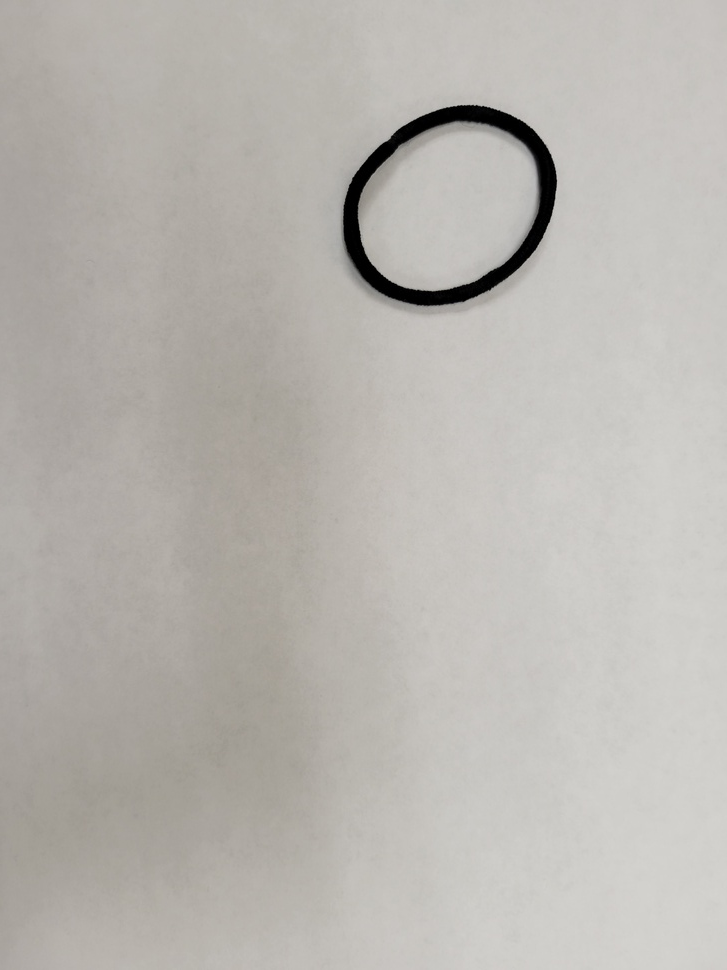
#> input picture imgs/ponytail_1.jpg, 727 x 970 px, shrunk from 3024 x 4032 before the run, given in place of the camera
$ python find_rings_edge_beta.py
#> lines starting #> are read from the running program, lines starting #| are printed output that depends on the picture; after the words box and inside, x2 and y2 are one past the last pixel; in counts of white or black regions, pixels touching at a corner belong together


import numpy as np
import cv2 as cv
#Resources:
#https://docs.opencv.org/master/d7/d4d/tutorial_py_thresholding.html
#https://docs.opencv.org/4.x/d8/d23/classcv_1_1Moments.html


webcam = cv.VideoCapture(0)


def nothing(x):
    pass


def contours():
    #img_name = f"imgs/ponytail_1.jpg"
    key = ord("r")
    #cv.namedWindow('controls')
    #cv.createTrackbar("lower", 'controls', 0, 225, nothing)
    #cv.createTrackbar("upper", 'controls', 0, 225, nothing)
    while key != ord("s"):
        still = webcam.read()
        og_img = still[1].copy()
#> og_img is the input picture: shape (970, 727, 3); mean B, G, R 176.5, 181.6, 184.8
        #Convert to grayscale
        img = cv.cvtColor(still[1], cv.COLOR_BGR2GRAY)

        #Gaussian Blur
        img = cv.GaussianBlur(img, (7,7), 0)
        # lower = int(cv.getTrackbarPos('lower', 'controls'))
        # upper = int(cv.getTrackbarPos('upper', 'controls'))

        lower = 66
        upper = 185

        img = cv.Canny(img, lower, upper)
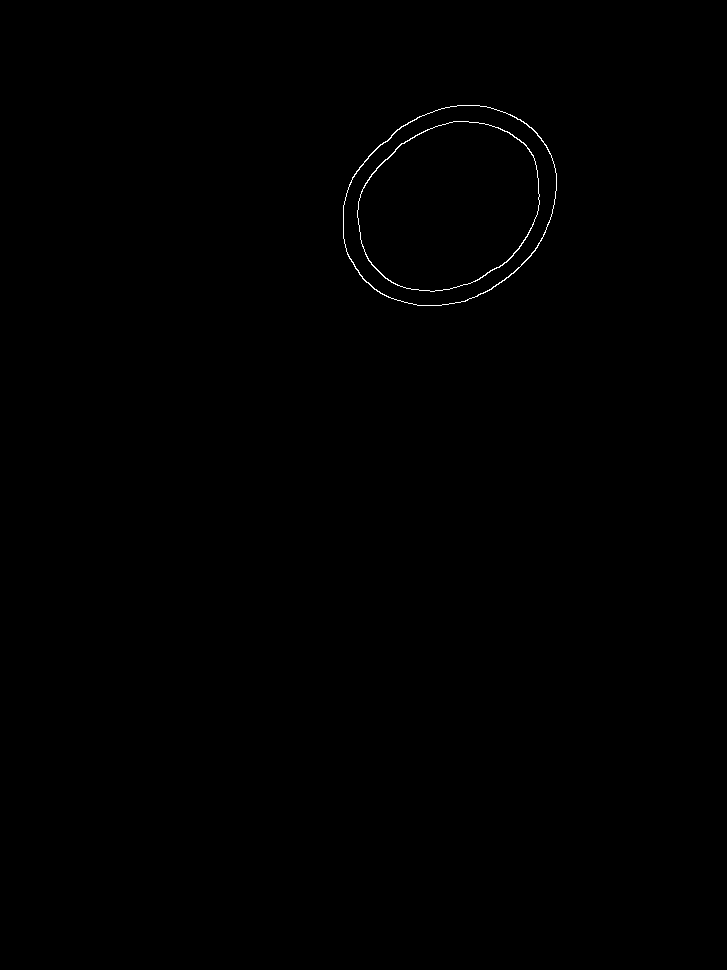
#> img: shape (970, 727); 0.2% white in thin lines or dots, all inside (x1, y1, x2, y2) = (343, 105, 557, 306)
        contours, hierarchy = cv.findContours(img, cv.RETR_TREE, cv.CHAIN_APPROX_SIMPLE)
#> contours = 4 contours; box (x1, y1, x2, y2) and area: (343, 105, 557, 306) 32936, (343, 105, 557, 306) 32758, (357, 121, 540, 292) 23822, (357, 121, 540, 292) 23670

        #Get biggest contour, taken directly from below:
        #https://stackoverflow.com/questions/44588279/find-and-draw-the-largest-contour-in-opencv-on-a-specific-color-python
        areas = [cv.contourArea(c) for c in contours]
#> areas = [32935.5, 32758, 23821.5, 23670.5]
        max_index = np.argmax(areas)
#> max_index = 0
        single_contour=contours[max_index]
#> single_contour = contour of 278 points, box (x1, y1, x2, y2) (343, 105, 557, 306), area 32936

        #Taken directly from here: https://pyimagesearch.com/2016/02/01/opencv-center-of-contour/
        moments = cv.moments(single_contour)
#> moments = moments, m00 32935.5, centre m10/m00, m01/m00 = (449.2, 205.3)
        center_point_x = int(moments["m10"]/moments["m00"])
#> center_point_x = 449
        center_point_y = int(moments["m01"]/moments["m00"])
#> center_point_y = 205
        area_of_contour = cv.contourArea(single_contour)
#> area_of_contour = 32935.5

        cv.drawContours(og_img, [single_contour], -1, (255, 0, 0), 3)
        cv.circle(og_img, (center_point_x, center_point_y), 2, (255, 255, 255), -1)
#> og_img: shape (970, 727, 3); mean B, G, R 177.1, 181.2, 184.4
        #https://www.geeksforgeeks.org/python-opencv-cv2-puttext-method/
        cv.putText(og_img, str(area_of_contour), (center_point_x, center_point_y), cv.FONT_HERSHEY_SIMPLEX, 1, (255, 255, 0), 2, cv.LINE_AA)
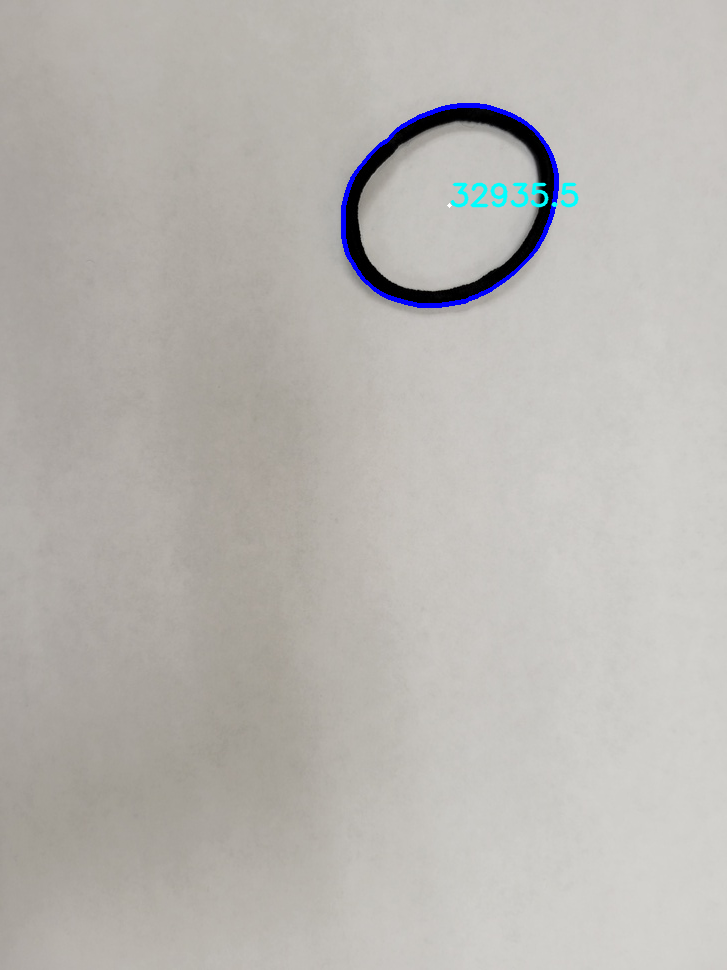
#> og_img: shape (970, 727, 3); mean B, G, R 177.3, 181.4, 184.1
        img = og_img

        cv.imshow("Image", img)
        key = cv.waitKey(5)
#> (key Esc is pressed here)

contours()
#Could improve this by grabbing area for the contours and going from there


# image = cv2.putText(image, 'OpenCV', org, font,
#                    fontScale, color, thickness, cv2.LINE_AA)

$ run again, on imgs/ponytail_2.jpg
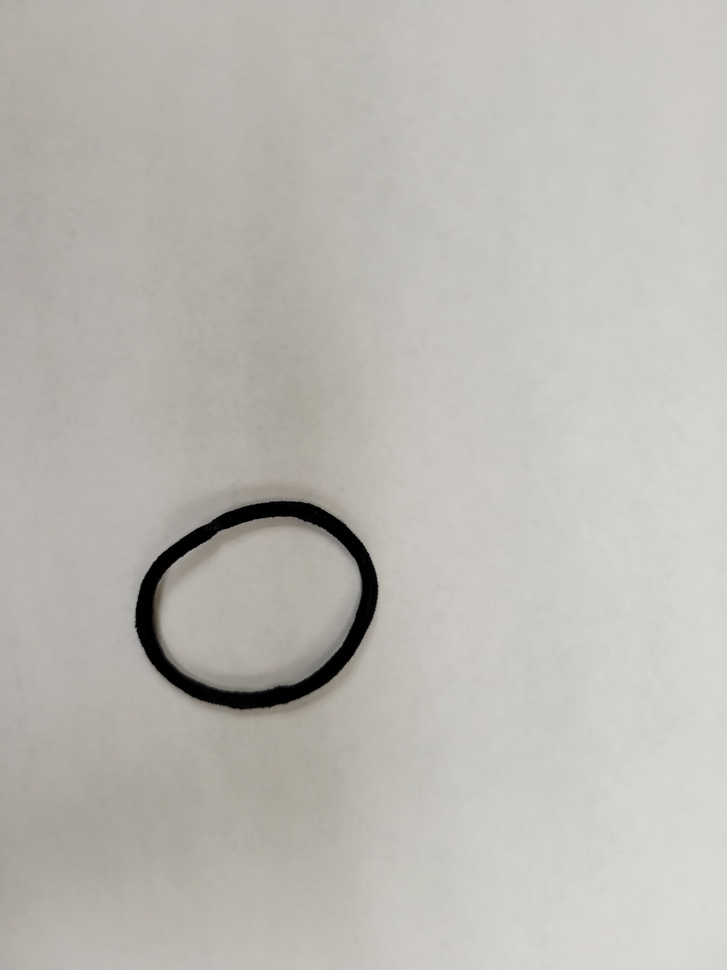
#> input picture imgs/ponytail_2.jpg, 727 x 970 px, shrunk from 3024 x 4032 before the run, given in place of the camera
#> in contours, og_img is the input picture: shape (970, 727, 3); mean B, G, R 179.6, 184.9, 187.6
#> in contours, `img = cv.Canny(img, lower, upper)`:
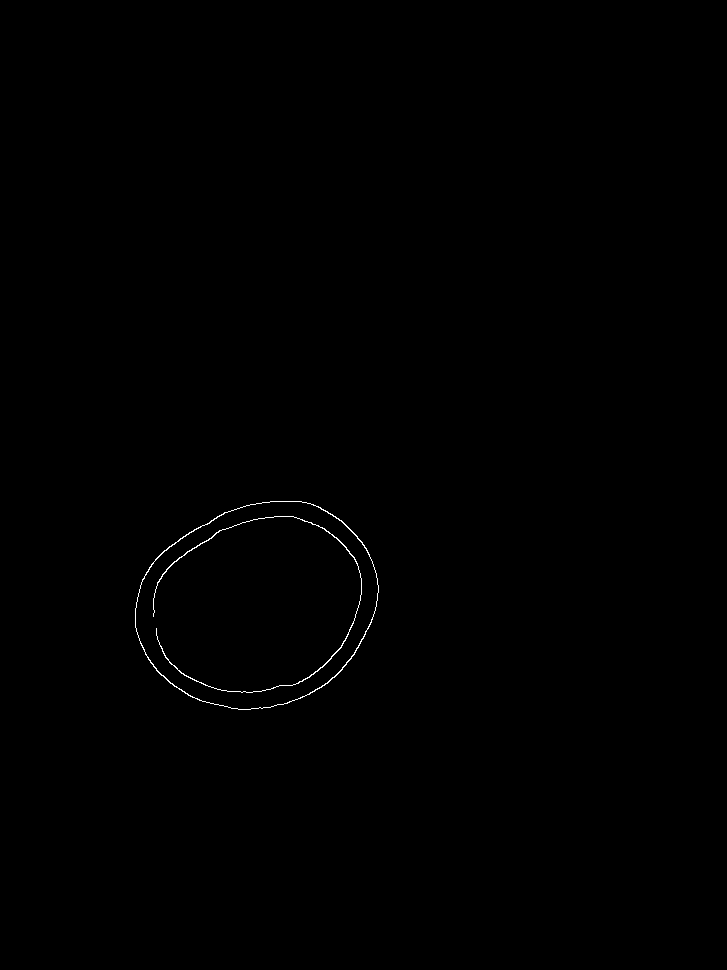
#> img: shape (970, 727); 0.22% white in thin lines or dots, all inside (x1, y1, x2, y2) = (135, 501, 379, 710)
#> contours = 3 contours; box (x1, y1, x2, y2) and area: (135, 501, 379, 710) 38642, (135, 501, 379, 710) 38443, (153, 516, 362, 693) 158
#> areas = [38642, 38443, 158.5]
#> max_index = 0
#> single_contour = contour of 328 points, box (x1, y1, x2, y2) (135, 501, 379, 710), area 38642
#> moments = moments, m00 38642, centre m10/m00, m01/m00 = (257.5, 604.9)
#> center_point_x = 257
#> center_point_y = 604
#> area_of_contour = 38642
#> in contours, `cv.putText(og_img, str(area_of_contour), (center_point_x, center_point..`:
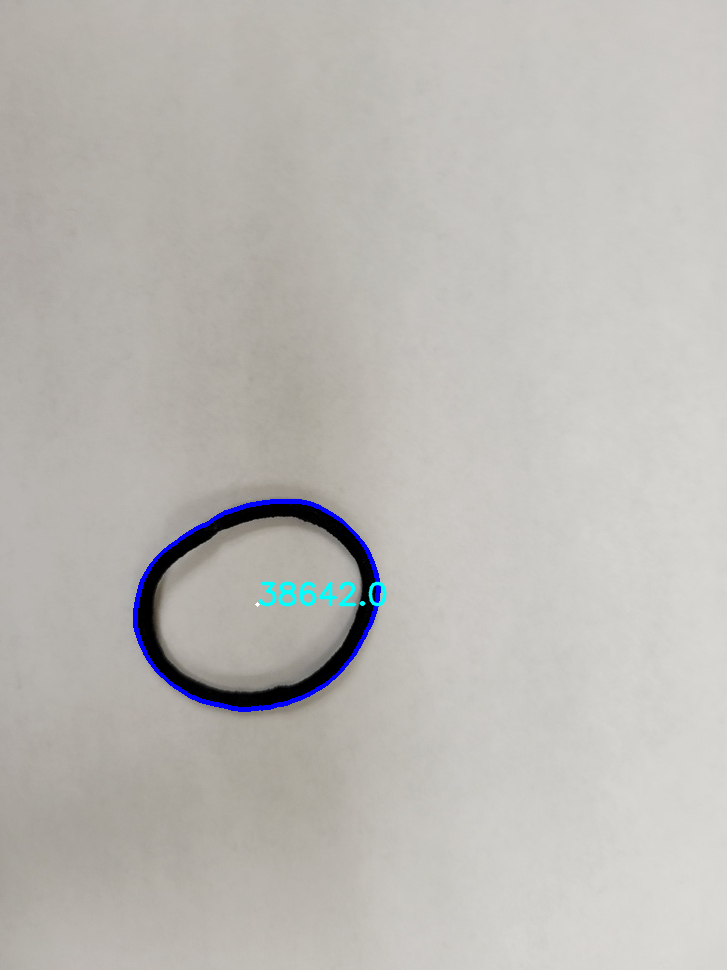
#> og_img: shape (970, 727, 3); mean B, G, R 180.6, 184.8, 187

$ run again, on imgs/ponytail_3.jpg
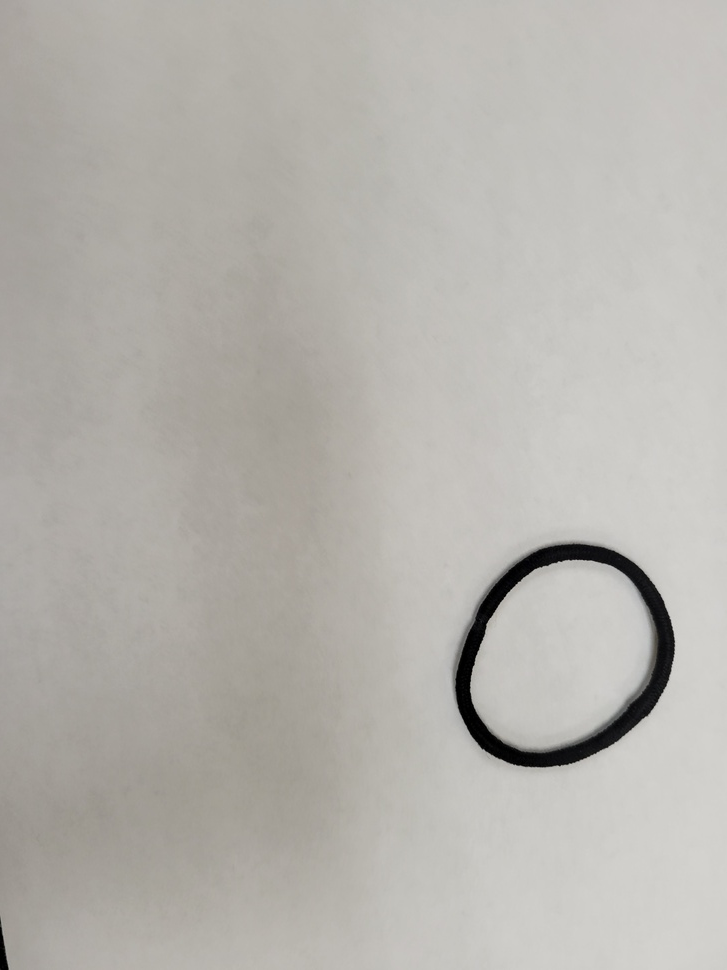
#> input picture imgs/ponytail_3.jpg, 727 x 970 px, shrunk from 3024 x 4032 before the run, given in place of the camera
#> in contours, og_img is the input picture: shape (970, 727, 3); mean B, G, R 173.6, 179, 181.5
#> in contours, `img = cv.Canny(img, lower, upper)`:
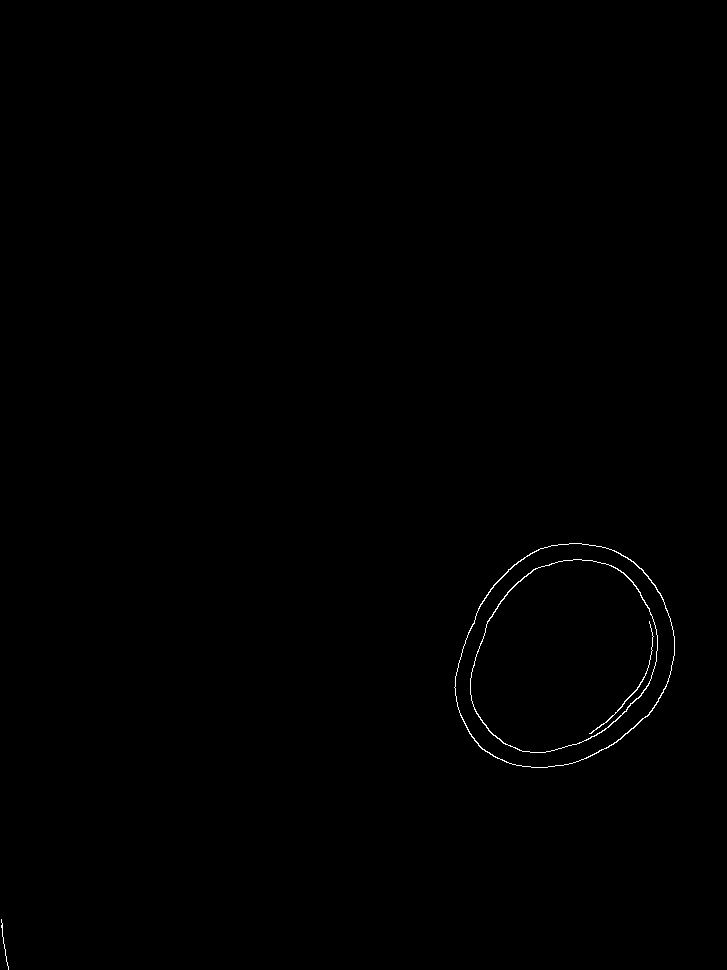
#> img: shape (970, 727); 0.25% white in thin lines or dots, all inside (x1, y1, x2, y2) = (1, 543, 675, 970)
#> contours = 6 contours, 1 with area under 20; largest, box (x1, y1, x2, y2) and area: (454, 543, 675, 768) 37565, (454, 543, 675, 768) 37372, (470, 559, 658, 753) 27272, (470, 559, 658, 753) 27105, (589, 621, 654, 734) 44
#> areas = [3, 37565, 37372, 27271.5, 27105, 44.5]
#> max_index = 1
#> single_contour = contour of 328 points, box (x1, y1, x2, y2) (454, 543, 675, 768), area 37565
#> moments = moments, m00 37565, centre m10/m00, m01/m00 = (563.8, 656.4)
#> center_point_x = 563
#> center_point_y = 656
#> area_of_contour = 37565
#> in contours, `cv.putText(og_img, str(area_of_contour), (center_point_x, center_point..`:
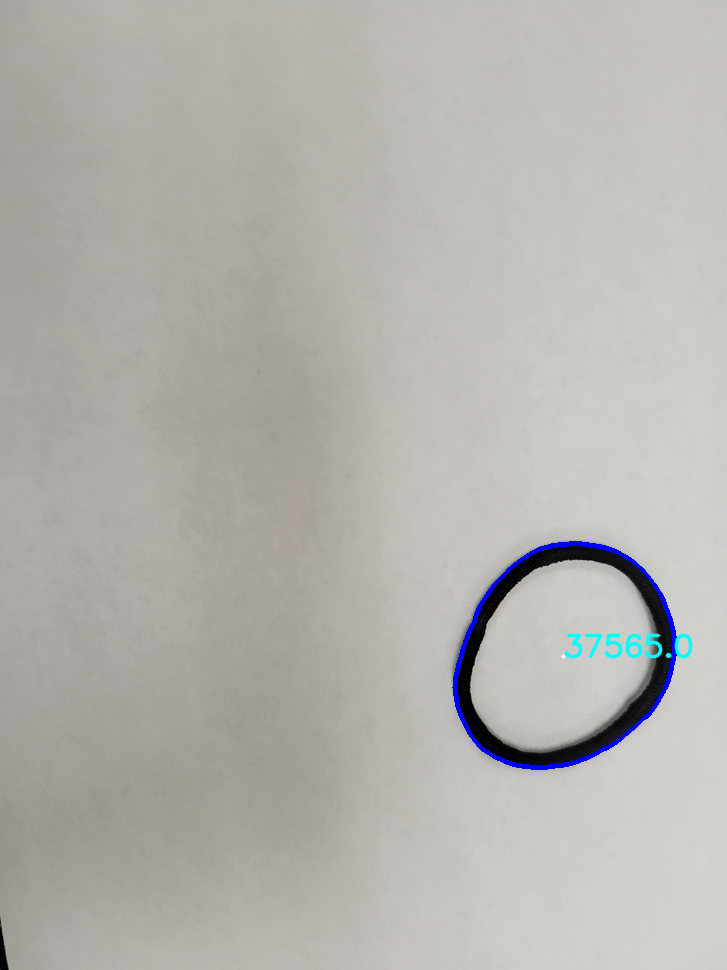
#> og_img: shape (970, 727, 3); mean B, G, R 174.4, 178.7, 180.8

$ run again, on imgs/ponytail_4.jpg
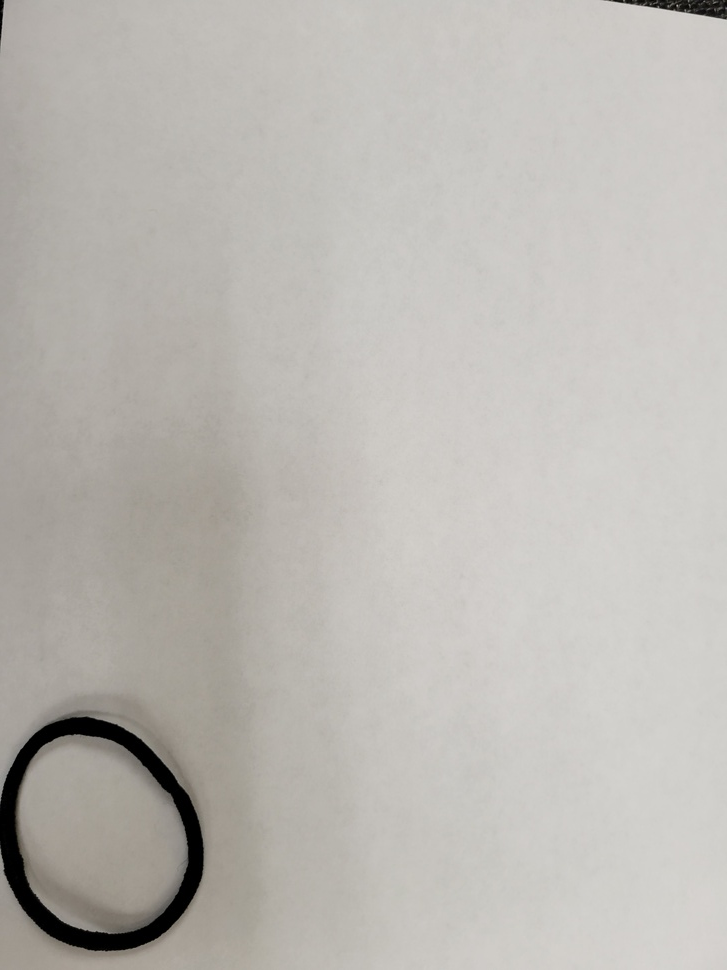
#> input picture imgs/ponytail_4.jpg, 727 x 970 px, shrunk from 3024 x 4032 before the run, given in place of the camera
#> in contours, og_img is the input picture: shape (970, 727, 3); mean B, G, R 179.6, 184.7, 187.8
#> in contours, `img = cv.Canny(img, lower, upper)`:
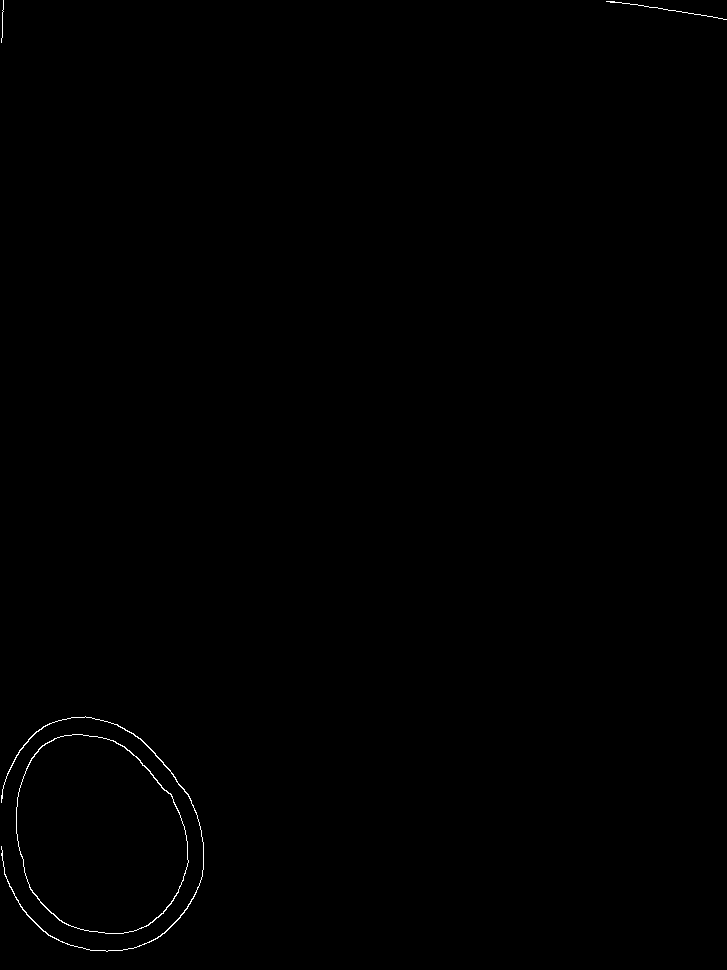
#> img: shape (970, 727); 0.23% white in thin lines or dots
#> contours = 5 contours, 2 with area under 20; largest, box (x1, y1, x2, y2) and area: (16, 734, 189, 934) 26639, (16, 734, 189, 934) 26493, (1, 716, 204, 952) 203
#> areas = [26639, 26493, 203, 5, 0]
#> max_index = 0
#> single_contour = contour of 249 points, box (x1, y1, x2, y2) (16, 734, 189, 934), area 26639
#> moments = moments, m00 26639, centre m10/m00, m01/m00 = (98.71, 835.5)
#> center_point_x = 98
#> center_point_y = 835
#> area_of_contour = 26639
#> in contours, `cv.putText(og_img, str(area_of_contour), (center_point_x, center_point..`:
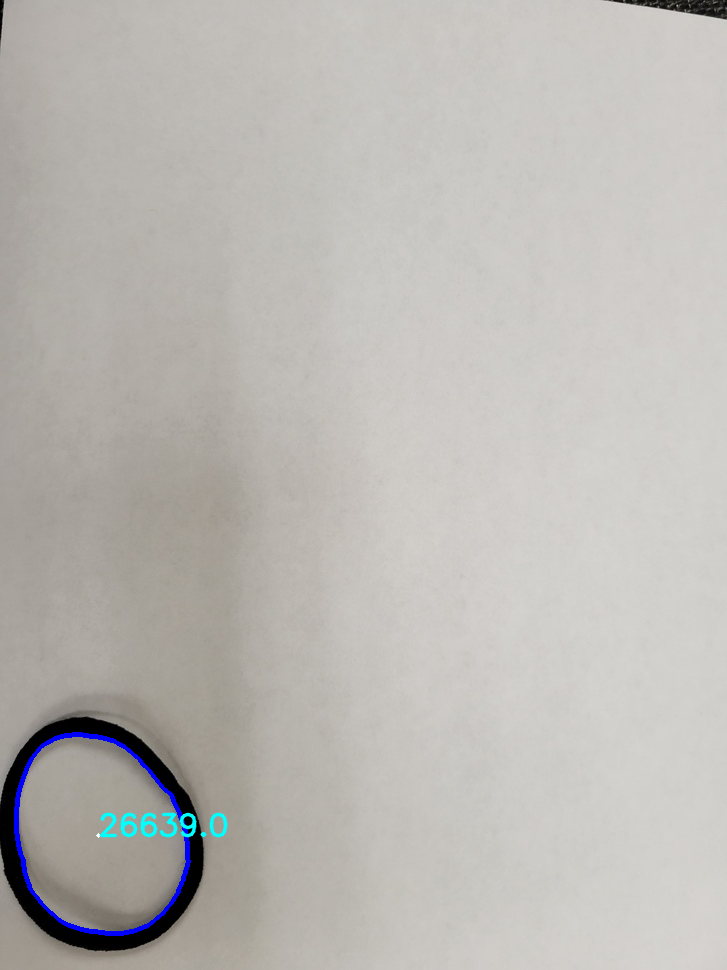
#> og_img: shape (970, 727, 3); mean B, G, R 180.5, 184.7, 187.3
